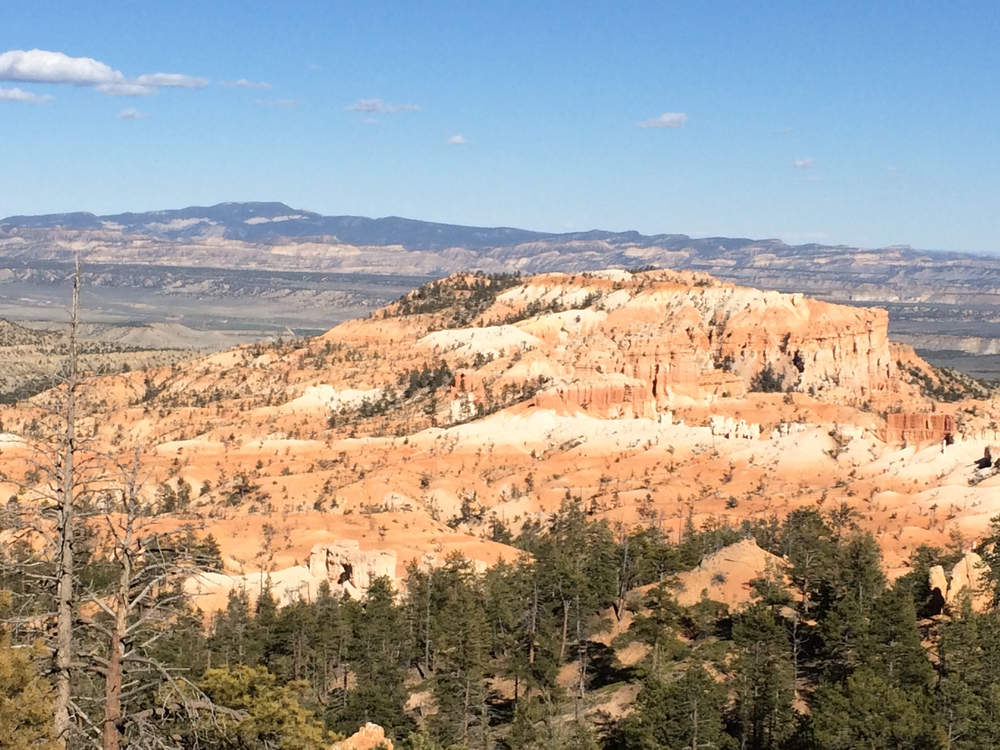
#> input picture panorama/bryce_left_02.png, 1000 x 750 px
$ python panorma.py
#> lines starting #> are read from the running program, lines starting #| are printed output that depends on the picture
import cv2
import numpy as np

# Images are taken from https://github.com/kriyeng/kornia-stitcher
img_left = cv2.imread("./bryce_left_02.png")
#> img_left is the input picture: shape (750, 1000, 3); mean B, G, R 146.6, 155.2, 161.7
img_right = cv2.imread("./bryce_right_02.png")
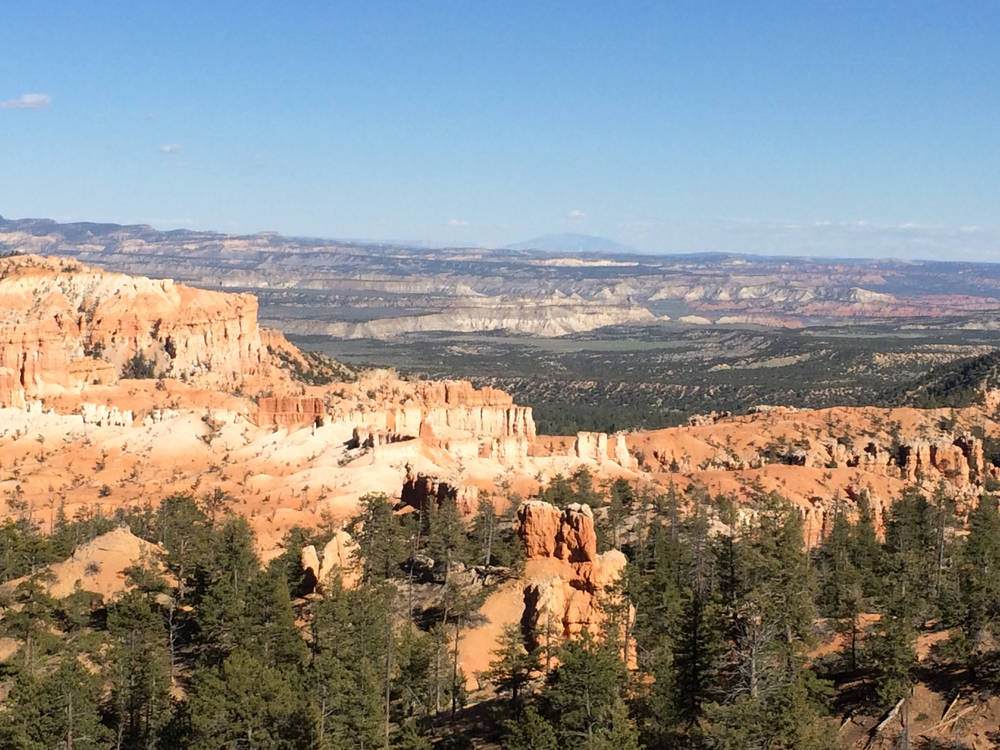
#> input picture panorama/bryce_right_02.png, 1000 x 750 px
#> img_right is the input picture: shape (750, 1000, 3); mean B, G, R 137.5, 141.8, 143.6


orb_detector = cv2.ORB_create()
kp1, des1 = orb_detector.detectAndCompute(img_left, None)
#> kp1 = 500 keypoints; strongest (x, y, size): (947, 443, 37.2), (343, 570, 31), (947, 444, 31), (800, 371, 31)
kp2, des2 = orb_detector.detectAndCompute(img_right, None)
#> kp2 = 500 keypoints; strongest (x, y, size): (358, 445, 31), (317, 426, 31), (579, 511, 31), (355, 442, 64.3)

bf_matcher = cv2.BFMatcher_create(cv2.NORM_HAMMING, crossCheck=True)

matches = bf_matcher.match(des1, des2)
#> matches = 173 matches
matches = list(matches)

matches.sort(key=lambda x:x.distance)

matches = matches[:20]
#> matches = 20 matches

img_matches = cv2.drawMatches(img_left, kp1, img_right, kp2, matches, None)
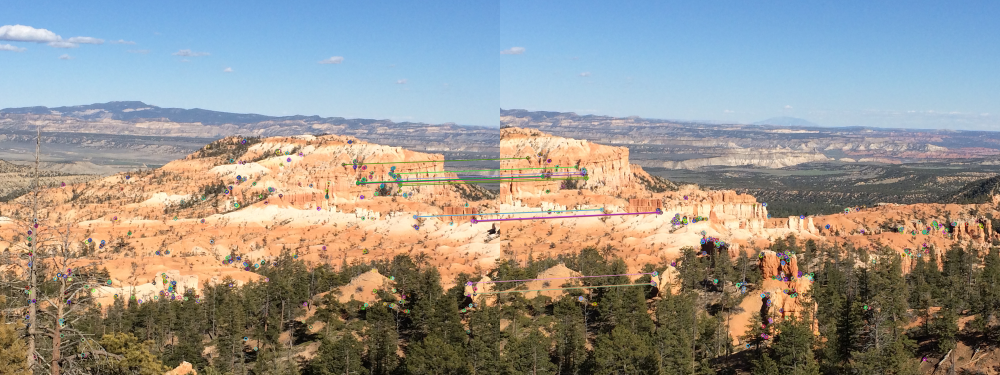
#> img_matches: shape (750, 2000, 3) (shown at 1/2 size); mean B, G, R 142.2, 148.4, 152
cv2.namedWindow("Matches", cv2.WINDOW_NORMAL)
cv2.imshow("Matches", img_matches)

pts1 = [kp1[match.queryIdx].pt for match in matches]
#> pts1 = 20 items, first 6: (946.8, 442.8), (794.2, 362.9), (829, 433), (829.4, 433.4), (781.1, 347.3), (931.2, 588)
pts2 = [kp2[match.trainIdx].pt for match in matches]
#> pts2 = 20 items, first 6: (316.8, 424.8), (165.9, 348.4), (202, 418), (203, 419), (152.1, 333.5), (304.8, 567.6)

h, ret = cv2.findHomography(np.array(pts2), np.array(pts1), cv2.RANSAC, 5.0)
#> h = [[0.851, -0.0629, 644.6], [-0.0339, 0.933, 29.09], [-0.000133, -4.74e-05, 1]]; ret = 20 values from 1 to 1

shape_left = np.array(img_left.shape[:2])
#> shape_left = [750, 1000]
shape_right = img_right.shape[:2]
#> shape_right = (750, 1000)

img_out = cv2.warpPerspective(img_right, h, (shape_left + shape_right)[::-1])
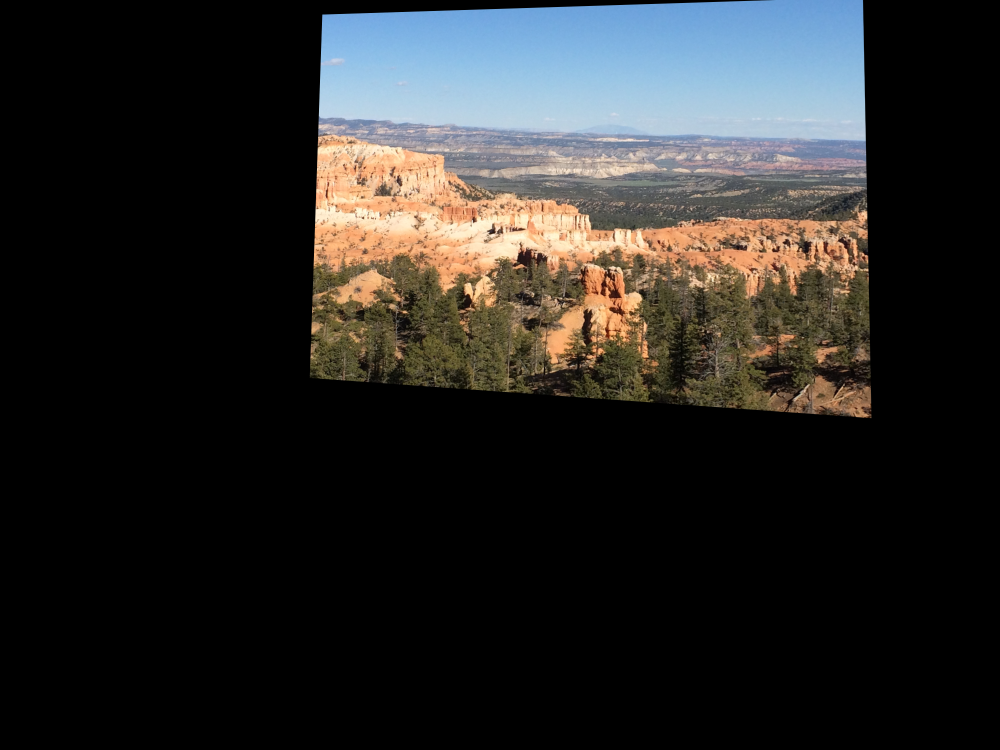
#> img_out: shape (1500, 2000, 3) (shown at 1/2 size); mean B, G, R 38.7, 40.1, 40.7

img_out[:shape_left[0],:shape_left[1]] = img_left
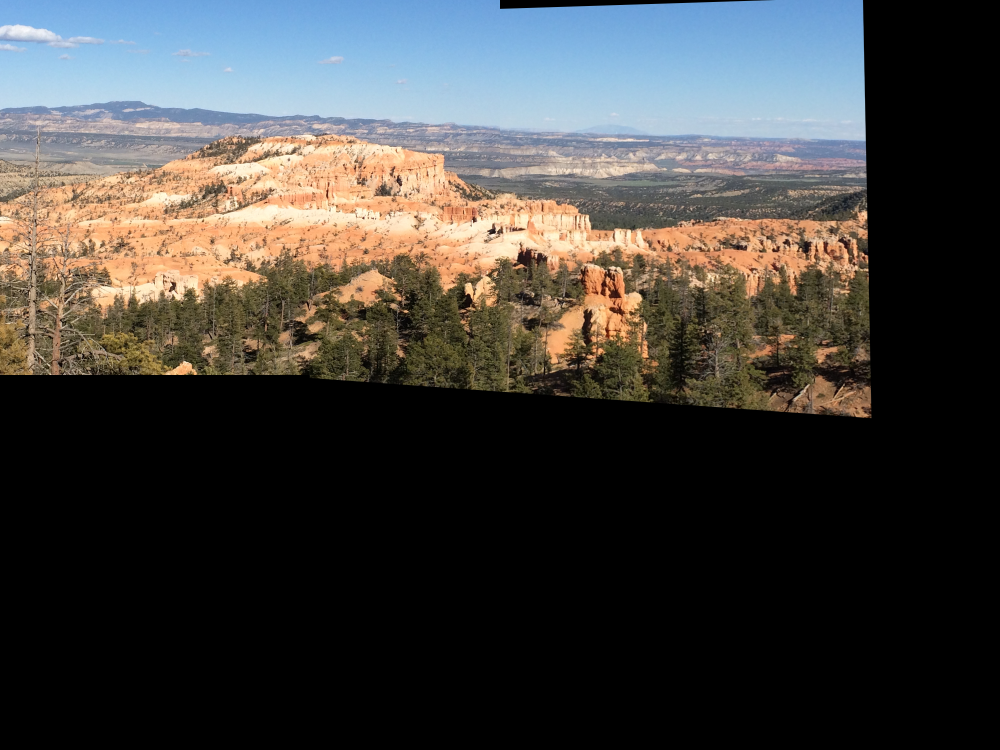
#> img_out: shape (1500, 2000, 3) (shown at 1/2 size); mean B, G, R 62.7, 65.2, 66.8
img_out = img_out[:int(shape_left[0]*1.25)]
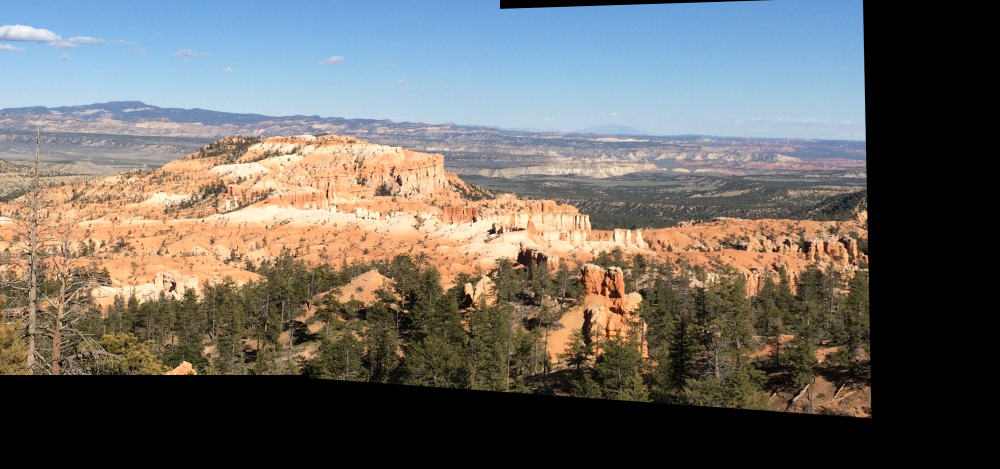
#> img_out: shape (937, 2000, 3) (shown at 1/2 size); mean B, G, R 100.4, 104.4, 106.9

cv2.namedWindow("Panorama", cv2.WINDOW_NORMAL)
cv2.imshow("Panorama", img_out)
cv2.waitKey()
